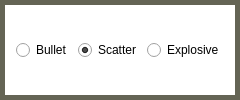
               <widget class="QGroupBox" name="groupBox_5">
                <property name="styleSheet">
                 <string notr="true">/* GROUP_BOX*/
QGroupBox
{
	border: 5px  solid rgba(100, 100, 85, 255);
	background: rgba(240, 240, 230, 0);
}</string>
                </property>
                <property name="title">
                 <string/>
                </property>
                <layout class="QVBoxLayout" name="verticalLayout_29">
                 <item>
                  <layout class="QHBoxLayout" name="horizontalLayout_28">
                   <item>
                    <widget class="QRadioButton" name="radioButton_Ammo_Bullet">
                     <property name="text">
                      <string>Bullet</string>
                     </property>
                     <property name="checked">
                      <bool>false</bool>
                     </property>
                    </widget>
                   </item>
                   <item>
                    <widget class="QRadioButton" name="radioButton_Ammo_Scatter">
                     <property name="text">
                      <string>Scatter</string>
                     </property>
                     <property name="checked">
                      <bool>true</bool>
                     </property>
                    </widget>
                   </item>
                   <item>
                    <widget class="QRadioButton" name="radioButton_Ammo_Explosive">
                     <property name="text">
                      <string>Explosive</string>
                     </property>
                    </widget>
                   </item>
                  </layout>
                 </item>
                </layout>
               </widget>
